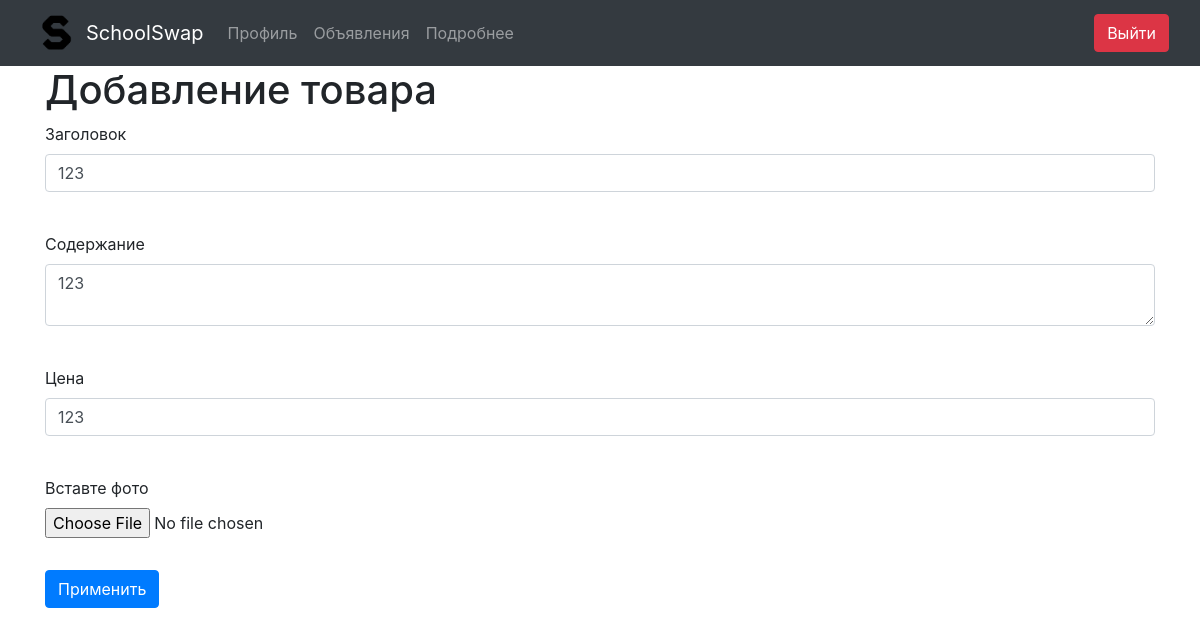
/goods/1 (signed in), run on an earlier commit of the app's database.
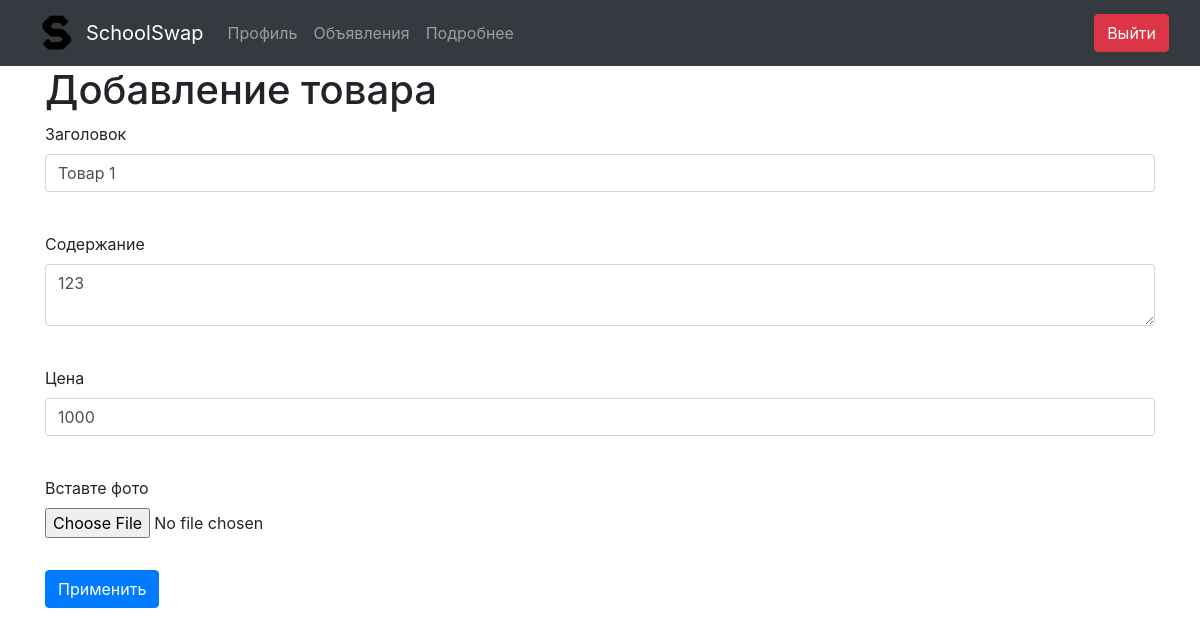
And on a later commit of the database.
### data/goods.py (models this page shows, shortened)
class Goods(SqlAlchemyBase, SerializerMixin):
    __tablename__ = 'goods'
    id = sqlalchemy.Column(sqlalchemy.Integer,
                           primary_key=True, autoincrement=True)
    picture = sqlalchemy.Column(sqlalchemy.String, nullable=True)
    description = sqlalchemy.Column(sqlalchemy.String, nullable=True)
    title = sqlalchemy.Column(sqlalchemy.String, nullable=True)
    created_date = sqlalchemy.Column(sqlalchemy.DateTime,
                                     default=datetime.datetime.now)
    user_id = sqlalchemy.Column(sqlalchemy.Integer,
                                sqlalchemy.ForeignKey("users.id"))
    price = sqlalchemy.Column(sqlalchemy.Integer, nullable=True)
    user = orm.relation('User')

### main.py (the view, shortened to what this page needs)
@app.route('/goods/<int:id>', methods=['GET', 'POST'])
@login_required
def edit_goods(id):
    form = GoodsForm()
    if request.method == "GET":
        db_sess = db_session.create_session()
        goods = db_sess.query(Goods).filter(Goods.id == id, Goods.user == current_user).first()
        if goods:
            form.title.data = goods.title
            form.description.data = goods.description
            form.price.data = goods.price
        else:
            abort(404)
    return render_template('add_goods.html',
                           title='Редактирование товара',
                           form=form)

### forms/goods.py
class GoodsForm(FlaskForm):
    file = FileField('Вставте фото', validators=[
        FileRequired(),
        FileAllowed(['jpg', 'png'], 'Images only!')
    ])
    description = TextAreaField("Содержание")
    title = StringField('Заголовок', validators=[DataRequired()])
    price = IntegerField('Цена', validators=[DataRequired()])
    submit = SubmitField('Применить')

### data/db_session.py (called while the page is built)
def create_session() -> Session:
    global __factory
    return __factory()

### main.py (called while the page is built)
@login_manager.user_loader
def load_user(user_id):
    db_sess = db_session.create_session()
    return db_sess.query(User).get(user_id)

### templates/add_goods.html (shortened to what this page needs)
{% extends "base.html" %}
{% block content %}
<link rel="stylesheet" href="{{ url_for('static', filename='css/style.css') }}">
<h1>Добавление товара</h1>
<form action="" method="post" enctype="multipart/form-data">
    <p>
        {{ form.title.label }}<br>
        {{ form.title(class="form-control") }}<br>
    </p>
    <p>
        {{ form.description.label }}<br>
        {{ form.description(class="form-control") }}<br>
    </p>
    <p>
        {{ form.price.label }}<br>
        {{ form.price(class="form-control") }}<br>
    </p>
    <p>
        {{ form.file.label(class="form-label") }}<br>
        {{ form.file(class="form-control-control") }}<br>
    </p>
    <p>
        {{ form.submit(type="submit", class="btn btn-primary") }}
    </p>
</form>
{% endblock %}

What changed in the data, as far as the page shows it:
changed Goods: title "123" → "Товар 1"; price "123" → "1000"
